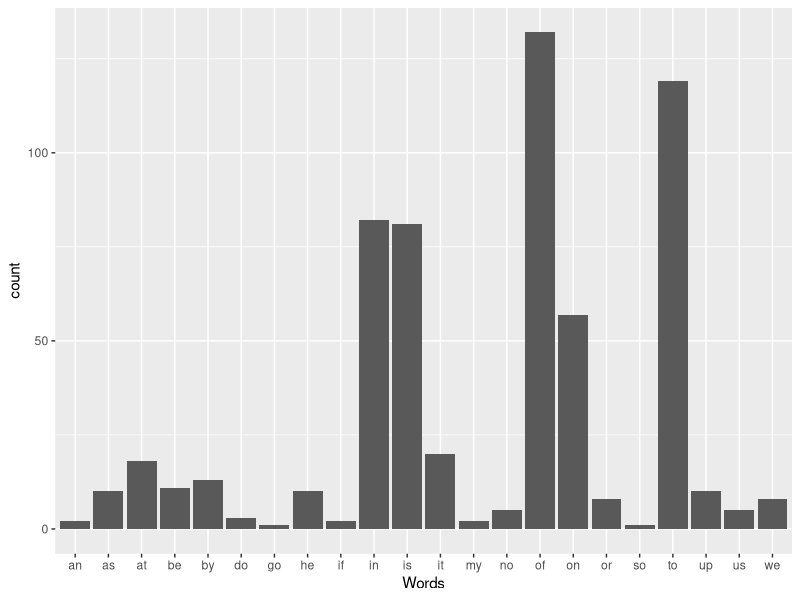

R code for this plot:
## ---- chunk 1
knitr::opts_chunk$set(echo = TRUE)
library(tidyverse)
library(stringr)
## ---- chunk 2
data("islands")

answer.3.1 = str_which(names(islands), "[c,C]")
islands[answer.3.1]
## ---- chunk 3
dat = "Sam goes to school. Sam comes home and studies. Sam is a good boy."

sentences.3.2 = str_split(dat, "\\.[:blank:]", n=Inf, simplify=TRUE)
answer.3.2 = str_which(sentences.3.2, "boy")
sentences.3.2[answer.3.2]
## ---- chunk 4
dat = "A favorite copy set by English teachers, for their pupils, is the following sentence. This is because it contains every letter of the alphabet: ‘A quick brown fox jumps over the lazy dog.’"

sentence.3.3 = str_extract(dat, "‘[^’]*’")
answer.3.3 = str_sub(sentence.3.3, start=2L, end=-2L)
answer.3.3
## ---- chunk 5
data("sentences")

index.3.4 = str_which(sentences, "\\s[:upper:]")
answer.3.4 = sentences[index.3.4]
answer.3.4
## ---- chunk 6
dat = c("www.dogman.com", "http://rotterdam.com", "https://facebook.com", 
  "httpx://sims.com")

index.3.5 = str_which(dat, "^http:|^https:")
answer.3.5 = dat[index.3.5]
answer.3.5
## ---- chunk 7
dat = "“Gilroy Plant Place 777 Morello Ave.”"

answer.3.6 = str_extract(dat, "\\s[:digit:][^\\.]*\\.")
answer.3.6 = str_sub(answer.3.6, start=2L, end=-2L)
answer.3.6
## ---- chunk 8
dat = "a2c if3 clean 001mn10 string asw21"
words.3.7 = str_split(dat, "\\s", n=Inf, simplify = TRUE)
index.3.7 = str_detect(words.3.7, "[:digit:]")
answer.3.7 = words.3.7[index.3.7!=TRUE]
answer.3.7
## ---- chunk 9
stri = c("AT0ACH10000700100dymax.1-1-1993.31-12-2003",
         "AT0ILL10000700500dymax.1-1-1990.31-12-2011", 
         "AT0PIL10000700500dymax.1-1-1992.31-12-2011",
         "AT0SON10000700100dymax.1-1-1990.31-12-2011",
         "AT0STO10000700100dymax.1-1-1992.31-12-2006",  
         "AT0VOR10000700500dymax.1-1-1991.31-12-2011",
         "AT110020000700100dymax.1-1-1993.31-12-2008",
         "AT2HE190000700100dymax.1-1-1993.31-12-2000", 
         "AT2KA110000700500dymax.1-1-1991.31-12-2010", 
         "AT2KA410000700500dymax.1-1-1991.31-12-2011")

from.year = str_extract(stri, "1-1-[:digit:]{4}") %>% str_sub(start=5L, end=-1L)
to.year = str_extract(stri, "31-12-[:digit:]{4}") %>% str_sub(start=7L, end=-1L)

data.frame.3.8 = cbind.data.frame(from.year, to.year)

answer.3.8 = str_glue_data(data.frame.3.8, "from {from.year} to {to.year}")
answer.3.8
## ---- chunk 10
dat = "I think, sometimes, that my use of commas, and, occasionally, exclamation marks, can be excessive. Whenever I add a word or expression, not necessary, to the sentence, just like I did with the “not necessary” and like I am doing right now, I always include these words, well maybe not always, usually include these inserts between commas; so, basically, I enjoy writing long sentences, joined with lots of commas and, frequently, semi-colons and, often, colons (and have been rather prone to using brackets, as well)."

answer.3.9 = str_replace_all(dat, "[^[:alpha:]]", " ")
answer.3.9
## ---- chunk 11
data("sentences")

two.char.words = str_c(sentences, sep=" ", collapse="") %>% str_to_lower(locale = "en") %>% str_replace_all("[:punct:]", "") %>% str_split("\\s", n=Inf, simplify=TRUE) %>% .[str_length(.) == 2] %>% as.data.frame() %>% `colnames<-`(value="Words")
  
two.char.words %>% ggplot(aes(Words))+ geom_bar()
